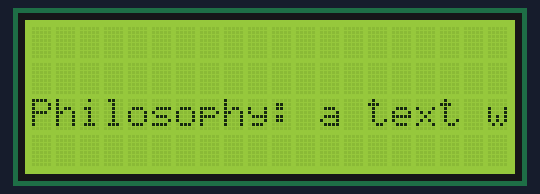
A sketch run on a simulated Arduino Uno, built with avr-gcc and run on an emulated ATmega328P. Parts: 20×4 character LCD.

Above: at 0.22 s.
At 1.18 s:
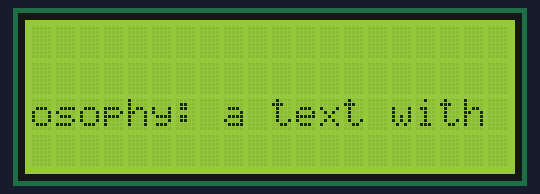
At 2.13 s:
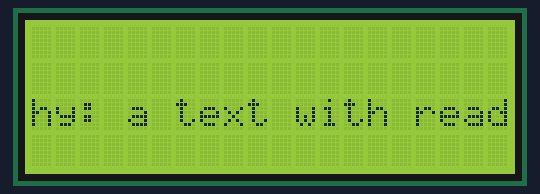
At 3.09 s:
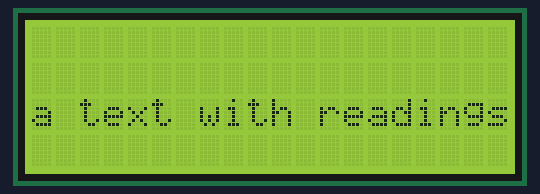
At 4.27 s:
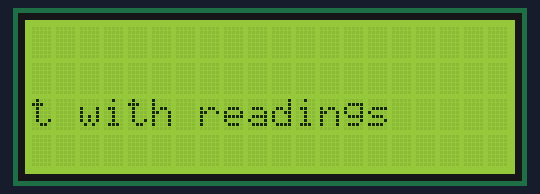
At 8.18 s:
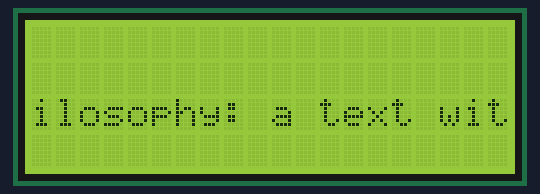

Measured:
- by itself, everything shown: repeats every 7.5 s, in 32 steps

The sketch:

node_lcd.ino
```cpp
#include <LiquidCrystal_I2C.h>

LiquidCrystal_I2C lcd(0x27,20,4);

String message=("Philosophy: a text with readings");
int length;


void setup() {
 lcd.init();
 lcd.backlight();
 length=message.length();

}

void loop()
{
  for(int i=0;i<length;i++)
  {
    ClearRow(2);
    lcd.print(message.substring(i,i+20));
    delay(200);
    }

}

void ClearRow(int rowNum)
{
  lcd.setCursor(0, rowNum);
  lcd.print("                     ");
  lcd.setCursor(0,rowNum);
  }
```
